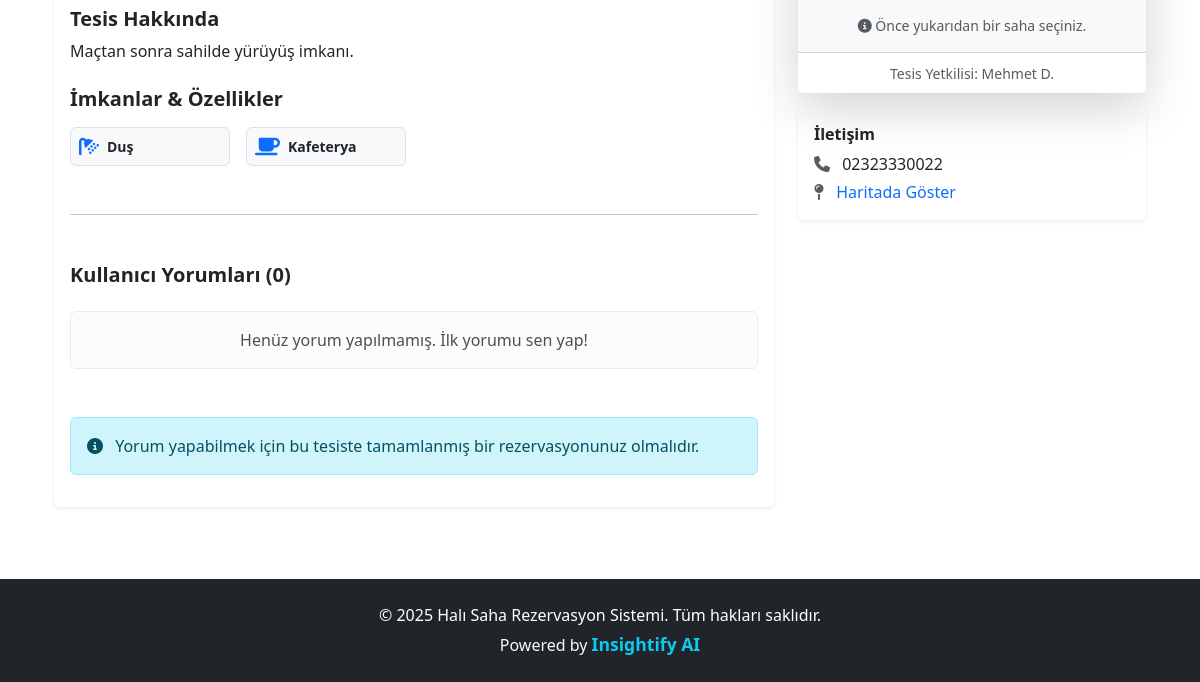
The page /tesis_detay.php?id=20 (signed in, lower part) on the database as committed earlier.
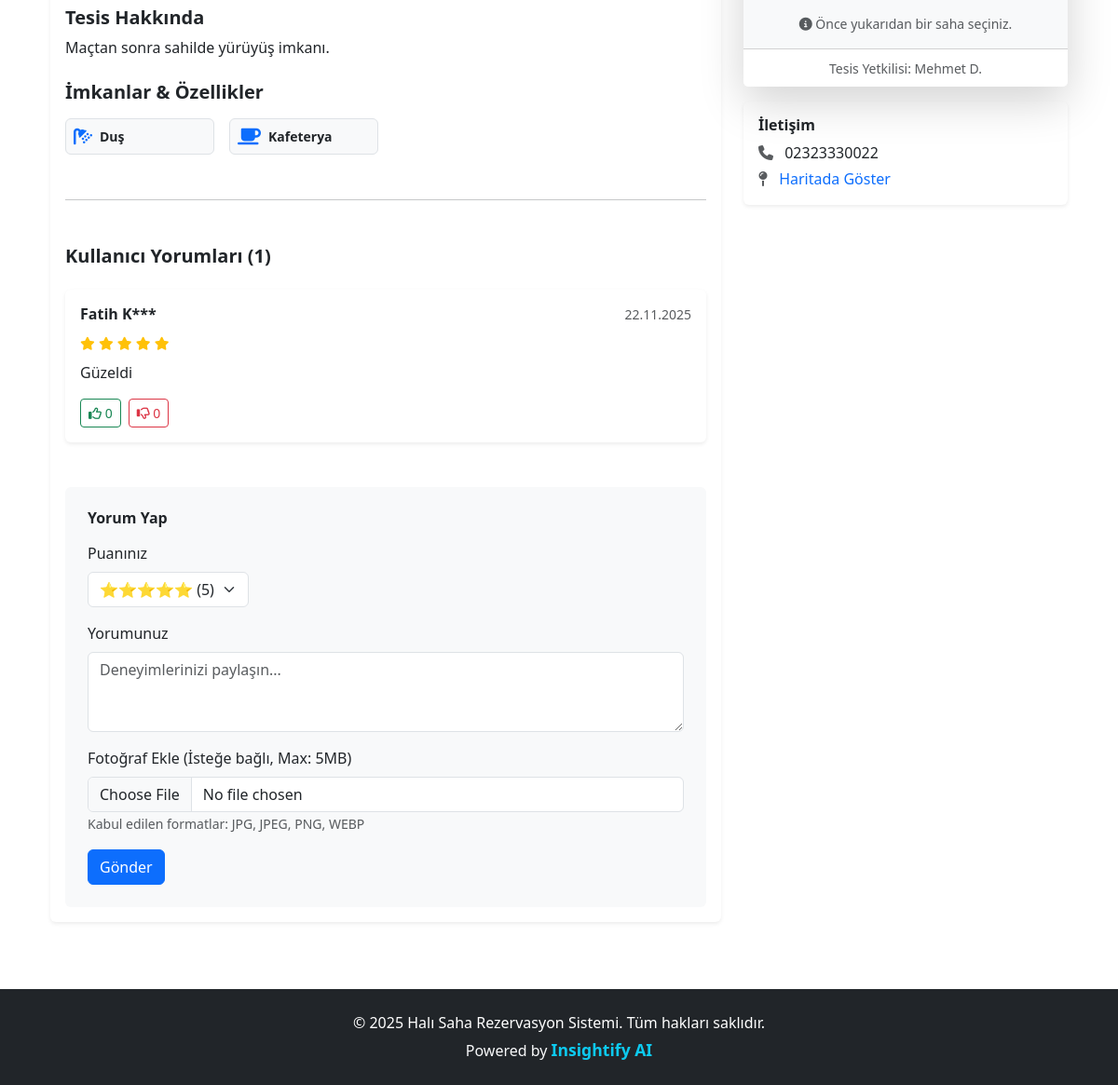
The same page on the database as committed later.
### tables this page shows
CREATE TABLE `tesisler` (
  `tesis_id` int NOT NULL,
  `tesis_sahibi_id` int NOT NULL,
  `ilce_id` int NOT NULL,
  `tesis_adi` varchar(200) NOT NULL,
  `adres` text NOT NULL,
  `telefon` varchar(20) DEFAULT NULL,
  `aciklama` text,
  `kapak_resmi` varchar(255) DEFAULT NULL,
  `onay_durumu` tinyint(1) DEFAULT '0',
  `ortalama_puan` float DEFAULT '5'
);

CREATE TABLE `ozellikler` (
  `ozellik_id` int NOT NULL,
  `ozellik_adi` varchar(100) NOT NULL,
  `ikon_kodu` varchar(50) DEFAULT NULL
);

CREATE TABLE `kullanicilar` (
  `kullanici_id` int NOT NULL,
  `eposta` varchar(150) NOT NULL,
  `sifre` varchar(255) NOT NULL,
  `ad` varchar(100) NOT NULL,
  `soyad` varchar(100) NOT NULL,
  `telefon` varchar(20) DEFAULT NULL,
  `rol` enum('musteri','tesis_sahibi','admin') NOT NULL,
  `kayit_tarihi` datetime DEFAULT CURRENT_TIMESTAMP,
  `toplam_puan` int DEFAULT '0',
  `bakiye` decimal(10,2) DEFAULT '0.00'
);

CREATE TABLE `yorumlar` (
  `yorum_id` int NOT NULL,
  `musteri_id` int NOT NULL,
  `tesis_id` int NOT NULL,
  `puan` tinyint NOT NULL,
  `yorum_metni` text,
  `resim_yolu` varchar(255) DEFAULT NULL,
  `onay_durumu` enum('Beklemede','Onaylandı','Reddedildi') DEFAULT 'Onaylandı',
  `tarih` datetime DEFAULT CURRENT_TIMESTAMP
);

### tesis_detay.php (the view, shortened to what this page needs)
<?php
require_once 'includes/db.php';
include 'includes/header.php';
$tesis_id = (int)$_GET['id'];
$stmt = $pdo->prepare("CALL sp_TesisDetayGetir(?)");
$stmt->execute([$tesis_id]);
$tesis = $stmt->fetch();
$stmt = $pdo->prepare("
    SELECT o.ozellik_adi, o.ikon_kodu
    FROM TesisOzellikleri toz
    JOIN Ozellikler o ON toz.ozellik_id = o.ozellik_id
    WHERE toz.tesis_id = ?
");
$stmt->execute([$tesis_id]);
$ozellikler = $stmt->fetchAll();
$stmt = $pdo->prepare("CALL sp_SahalariGetir(?)");
$stmt->execute([$tesis_id]);
$sahalar = $stmt->fetchAll();
$stmt = $pdo->prepare("
    SELECT y.*, k.ad, k.soyad,
    (SELECT COUNT(*) FROM YorumBegenileri WHERE yorum_id = y.yorum_id AND durum = 'like') as like_count,
    (SELECT COUNT(*) FROM YorumBegenileri WHERE yorum_id = y.yorum_id AND durum = 'dislike') as dislike_count,
    (SELECT yanit_metni FROM YorumYanitlari WHERE yorum_id = y.yorum_id LIMIT 1) as tesis_yaniti
    FROM Yorumlar y
    JOIN Kullanicilar k ON y.musteri_id = k.kullanici_id
    WHERE y.tesis_id = ? AND y.onay_durumu = 'Onaylandı'
    ORDER BY y.tarih DESC
");
$stmt->execute([$tesis_id]);
$yorumlar = $stmt->fetchAll();
$currentUserId = isset($_SESSION['kullanici_id']) ? $_SESSION['kullanici_id'] : 0;
$stmt = $pdo->prepare("
    SELECT COUNT(*) as rezervasyon_sayisi
    FROM Rezervasyonlar r
    JOIN Sahalar s ON r.saha_id = s.saha_id
    WHERE s.tesis_id = ?
    AND r.musteri_id = ?
    AND r.durum = 'tamamlandi'
");
$stmt->execute([$tesis_id, $currentUserId]);
$result = $stmt->fetch();
$kullaniciYorumYapabilir = ($result['rezervasyon_sayisi'] > 0);
?>
<div class="container mb-5">
    <div class="row">
        <div class="col-lg-8">
            <div class="card border-0 shadow-sm mb-4">
                <div class="card-body">
                    <h5 class="fw-bold">Tesis Hakkında</h5>
                    <p><?php echo nl2br(htmlspecialchars($tesis['aciklama'] ?? 'Bu tesis için açıklama girilmemiş.')); ?></p>
                    <h5 class="fw-bold mt-4 mb-3">İmkanlar & Özellikler</h5>
                    <div class="row row-cols-2 row-cols-md-4 g-3">
                        <?php foreach ($ozellikler as $ozellik): ?>
                            <div class="col">
                                <div class="d-flex align-items-center p-2 border rounded bg-light">
                                    <i class="fas <?php echo $ozellik['ikon_kodu']; ?> text-primary me-2 fa-lg"></i>
                                    <span class="small fw-bold"><?php echo $ozellik['ozellik_adi']; ?></span>
                                </div>
                            </div>
                        <?php endforeach; ?>
                    </div>
                    <hr class="my-5">
                    <h5 class="fw-bold mb-4">Kullanıcı Yorumları (<?php echo count($yorumlar); ?>)</h5>
                    <div class="mb-5">
                        <?php if (count($yorumlar) > 0): ?>
                            <?php foreach ($yorumlar as $yorum): ?>
                                <div class="card mb-3 border-0 shadow-sm">
                                    <div class="card-body">
                                        <div class="d-flex justify-content-between align-items-center mb-2">
                                            <h6 class="fw-bold mb-0">
                                                <?php
                                                echo htmlspecialchars($yorum['ad']) . ' ' . substr($yorum['soyad'], 0, 1) . '***';
                                                ?>
                                            </h6>
                                            <small class="text-muted"><?php echo date('d.m.Y', strtotime($yorum['tarih'])); ?></small>
                                        </div>
                                        <div class="mb-2">
                                            <?php for ($i = 1; $i <= 5; $i++): ?>
                                                <i class="fas fa-star <?php echo $i <= $yorum['puan'] ? 'text-warning' : 'text-muted'; ?> small"></i>
                                            <?php endfor; ?>
                                        </div>
                                        <p class="card-text"><?php echo htmlspecialchars($yorum['yorum_metni']); ?></p>
                                        <div class="d-flex gap-2 mt-3">
                                            <button class="btn btn-sm btn-outline-success" onclick="voteComment(<?php echo $yorum['yorum_id']; ?>, 'like')">
                                                <i class="far fa-thumbs-up"></i> <span id="like-count-<?php echo $yorum['yorum_id']; ?>"><?php echo $yorum['like_count']; ?></span>
                                            </button>
                                            <button class="btn btn-sm btn-outline-danger" onclick="voteComment(<?php echo $yorum['yorum_id']; ?>, 'dislike')">
                                                <i class="far fa-thumbs-down"></i> <span id="dislike-count-<?php echo $yorum['yorum_id']; ?>"><?php echo $yorum['dislike_count']; ?></span>
                                            </button>
                                        </div>
                                    </div>
                                </div>
                            <?php endforeach; ?>
                        <?php else: ?>
                            <div class="alert alert-light text-center">Henüz yorum yapılmamış. İlk yorumu sen yap!</div>
                        <?php endif; ?>
                    </div>
                    <?php if ($kullaniciYorumYapabilir): ?>
                        <div class="card bg-light border-0 p-4">
                            <h6 class="fw-bold mb-3">Yorum Yap</h6>
                            <form id="commentForm" enctype="multipart/form-data">
                                <div class="mb-3">
                                    <label class="form-label">Puanınız</label>
                                    <div class="rating">
                                        <select name="puan" class="form-select w-auto">
                                            <option value="5">⭐⭐⭐⭐⭐ (5)</option>
                                        </select>
                                    </div>
                                </div>
                                <div class="mb-3">
                                    <label class="form-label">Yorumunuz</label>
                                    <textarea name="yorum" class="form-control" rows="3" required placeholder="Deneyimlerinizi paylaşın..."></textarea>
                                </div>
                                <div class="mb-3">
                                    <label class="form-label">Fotoğraf Ekle (İsteğe bağlı, Max: 5MB)</label>
                                    <input type="file" name="resim" class="form-control" accept="image/*">
                                    <small class="text-muted">Kabul edilen formatlar: JPG, JPEG, PNG, WEBP</small>
                                </div>
                                <button type="submit" class="btn btn-primary">Gönder</button>
                            </form>
                        </div>
                    <?php else: ?>
                        <div class="alert alert-info">
                            <i class="fas fa-info-circle me-2"></i>
                            Yorum yapabilmek için bu tesiste tamamlanmış bir rezervasyonunuz olmalıdır.
                        </div>
                    <?php endif; ?>
                </div>
            </div>
        </div>
        <div class="col-lg-4">
            <div class="card shadow-lg border-0 sticky-top" style="top: 20px; z-index: 1;">
                <div class="card-body bg-light">
                    <?php if (count($sahalar) > 0): ?>
                        <p class="text-muted small text-center mt-3 mb-0">
                            <i class="fas fa-info-circle"></i> Önce yukarıdan bir saha seçiniz.
                        </p>
                    <?php else: ?>
                        <div class="alert alert-warning text-center">
                            Bu tesise ait tanımlı saha bulunmamaktadır.
                        </div>
                    <?php endif; ?>
                </div>
                <div class="card-footer text-center bg-white">
                    <small class="text-muted">Tesis Yetkilisi: <?php echo $tesis['sahip_ad'] . ' ' . substr($tesis['sahip_soyad'], 0, 1) . '.'; ?></small>
                </div>
            </div>
            <div class="card mt-3 border-0 shadow-sm">
                <div class="card-body">
                    <h6 class="fw-bold">İletişim</h6>
                    <p class="mb-1"><i class="fas fa-phone me-2 text-muted"></i> <?php echo $tesis['telefon']; ?></p>
                    <p class="mb-0"><i class="fas fa-map-pin me-2 text-muted"></i> <a href="#" class="text-decoration-none">Haritada Göster</a></p>
                </div>
            </div>
        </div>
    </div>
</div>
<?php include 'includes/footer.php'; ?>

### includes/header.php (shortened to what this page needs)
<!DOCTYPE html>
<html lang="tr">
<head>
    <link href="https://cdn.jsdelivr.net/npm/bootstrap@5.3.0/dist/css/bootstrap.min.css" rel="stylesheet">
    <link rel="stylesheet" href="https://cdnjs.cloudflare.com/ajax/libs/font-awesome/6.4.0/css/all.min.css">
    <link rel="stylesheet" href="assets/css/badge-notifications.css">
</head>
<body>
<div class="container">

### includes/footer.php (shortened to what this page needs)
</div>
<footer class="bg-dark text-white py-4 mt-5">
    <div class="container text-center">
        <p class="mb-1">&copy; <?php echo date("Y"); ?> Halı Saha Rezervasyon Sistemi. Tüm hakları saklıdır.</p>
        <p class="mb-0">
            <span class="text-light">Powered by</span>
            <strong class="text-info" style="font-size: 1.1em;">Insightify AI</strong>
        </p>
    </div>
</footer>
</body>
</html>

Rows that differ between the two databases and show on the page:
added yorumlar: kullanicilar.ad "Fatih", kullanicilar.soyad "K", tarih "22.11.2025", puan 5 (drawn), yorum_metni "Güzeldi", like_count "0", dislike_count "0"
Other text that changed with them:
count($yorumlar): "0" → "1"
form field puan: (not shown) → "⭐⭐⭐⭐⭐ (5)"
text no longer shown: "Henüz yorum yapılmamış. İlk yorumu sen yap! Yorum yapabilmek için bu tesiste tamamlanmış bir rezervasyonunuz olmalıdır."
text now shown: "Yorum Yap Puanınız Yorumunuz Fotoğraf Ekle (İsteğe bağlı, Max: 5MB) Kabul edilen formatlar: JPG, JPEG, PNG, WEBP Gönder"
